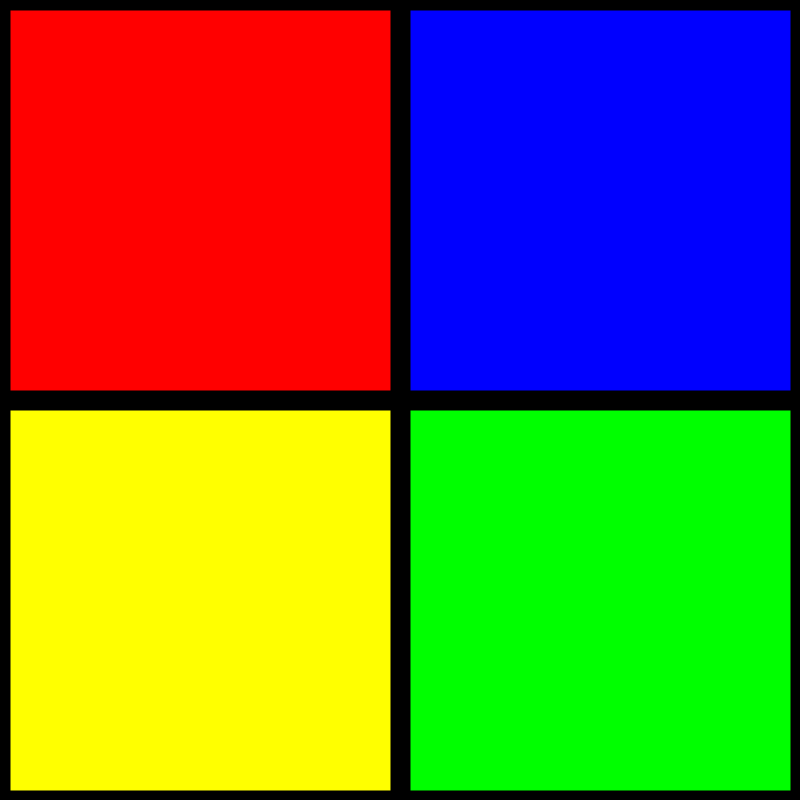
Frame 1 (no input)
Frame 60 (the mouse pressed at the canvas centre just before this capture): identical to frame 1, image omitted
Frame 120 (the mouse held since frame 60 and released just before this capture): identical to frame 1, image omitted

The Processing sketch that drew this single still picture (run headless with seeded random() and noise(); from frame 60 on, the mouse is pressed at the canvas centre):

// Processing sketch: Simon
// ── Simon.pde
final int RED = 1, BLUE = 2, GREEN = 3, YELLOW = 4;
int space, offset, tempOff, num, count;
ArrayList<Integer> seq;
int curr, index;
boolean begin;
void setup() {
  size(800, 800);
  seq = new ArrayList<Integer>();
  space = width/2;
  offset = tempOff = 5;
  for (int i = 0; i < 2; i++) {
    int rand = int(random(1, 5));
    if (i==0)
      seq.add(rand);
    else if (rand!=seq.get(i-1))
      seq.add(rand);
    else
      i--;
  }
  println(seq.toArray());
  num = 1;
}

void draw() {
  background(0);
  if (begin) {
    frameRate(num);
    if (index < seq.size())
      curr = seq.get(index);
    else {
      curr = 0;
      num = 10;
      begin=false;
    }
  }
  if (index>=seq.size()) {
    frameRate(num);
  }
  drawSimon();
  if (begin)
    index++;
}
void mousePressed() {
  int quad = tappedOn();
  if (!begin && index > 0) {
    curr = quad;
    check(quad);
  }
}

void keyPressed() {
  if (keyCode==' ')
    begin=true;
}

void check(int tappedNum) {
  int curr = (count < seq.size()) ? seq.get(count) : 0;
  if (tappedNum!=curr) 
    println("WRONG"); 
  else
    count++;
  if (count==seq.size()) 
  println("ALL CORRECT!");
}


int tappedOn() {
  if (mouseX > 0 && mouseX < space && mouseY > 0 && mouseY < space)
    return 1;
  else if (mouseX > space && mouseX < 2*space && mouseY > 0 && mouseY < space)
    return 2;
  else if (mouseX > space && mouseX < 2*space && mouseY > space && mouseY < 2*space)
    return 3;
  else if (mouseX > 0 && mouseX < space && mouseY > space && mouseY < 2*space)
    return 4;
  else
    return 0;
}

void drawSimon() {
  for (int i = 1; i <= 4; i++) {
    fill(getColor(i));
    stroke(0);
    strokeWeight(10);
    if (i==1) {
      if (curr==i) {
        tempOff = offset;
        // frameRate(1);
        offset=50;
      }
      rect(offset, offset, space-2*offset, space-2*offset);
      offset = tempOff;
      tempOff = 5;
    } else if (i==2) {
      if (curr==i) {
        tempOff = offset;
        // frameRate(1);
        offset=50;
      }
      rect(space + offset, offset, space - 2*offset, space - 2*offset);
      offset = tempOff;
      tempOff = 5;
    } else if (i==3) {
      if (curr==i) {
        tempOff = offset;
        // frameRate(1);
        offset=50;
      }
      rect(space + offset, space + offset, space - 2*offset, space - 2*offset);
      offset = tempOff;
      tempOff = 5;
    } else {
      if (curr==i) {
        tempOff = offset;
        // frameRate(1);
        offset=50;
      }
      rect(offset, space + offset, space - 2*offset, space - 2*offset);
      offset = tempOff;
      tempOff = 5;
    }
  }
  offset = tempOff = 5;
  curr=0;
  //  frameRate(60);
}

color getColor(int num) {
  if (num==RED)
    return color(255, 0, 0);
  else if (num==BLUE)
    return color(0, 0, 255);
  else if (num==GREEN)
    return color(0, 255, 0);
  else 
  return color(255, 255, 0);
}
